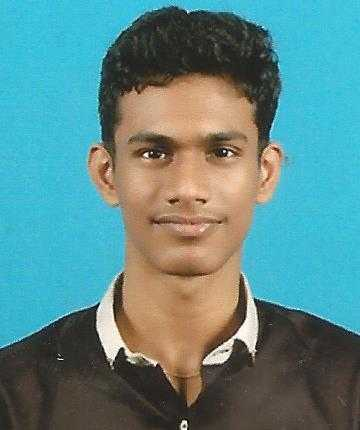
#> input picture Joel Stanly.jpg, 360 x 430 px
$ python Main.py
#> lines starting #> are read from the running program, lines starting #| are printed output that depends on the picture
#> the answer given: Joel Stanly.jpg
#> in main, image is the input picture: PIL image 360x430 RGB; mean R, G, B 93.8, 137, 137
import PIL.Image

ASCII_CHARS=['@','#','$','%','?','*','+',';',':',',','.']

def resize_image(image,new_width=100):
#> called with new_width = 100
    width,height=image.size
#> width = 360; height = 430
    ratio=height/width
#> ratio = 1.19
    new_height=int(new_width*ratio)
#> new_height = 119
    resized_image=image.resize((new_width,new_height))
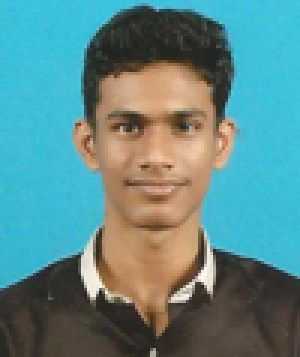
#> resized_image: PIL image 100x119 RGB (shown 3 times larger); mean R, G, B 93.8, 137, 137
    return (resized_image)

def grayify(image):
    grayscale_image=image.convert("L")
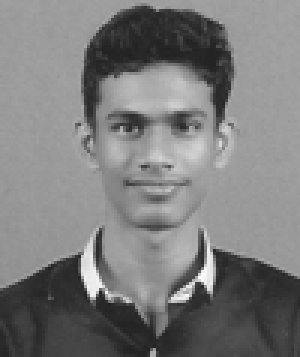
#> grayscale_image: PIL image 100x119 L (shown 3 times larger); min 32, max 252, mean 124.1
    return (grayscale_image)

def pixels_to_ascii(image):
    pixels=image.getdata()
    characters="".join([ASCII_CHARS[pixel//25] for pixel in pixels])
    return (characters)

def main(new_width=100):

    path=input("Enter the path:")
    try:
        image=PIL.Image.open(path)
    except:
        print(path,"Not valid")

    new_image_data =pixels_to_ascii(grayify(resize_image(image)))

    pixel_count =len(new_image_data)
#> pixel_count = 11900
    ascii_image ="\n".join(new_image_data[i:(i+new_width)] for i in range(0,pixel_count,new_width))
    print(ascii_image)
main()
